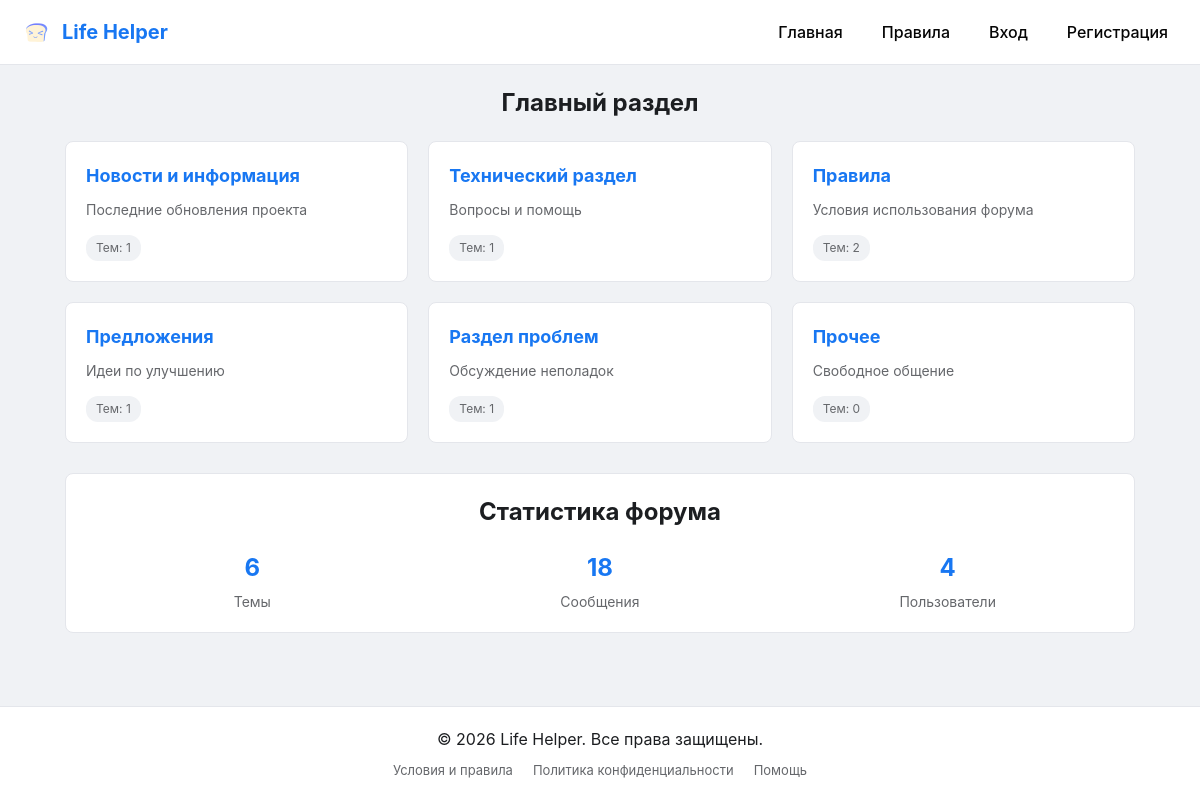
The page / on the database its author committed.
### tables this page shows
CREATE TABLE forums (id INTEGER PRIMARY KEY, name TEXT, description TEXT);

### app.py (the view)
@app.route('/')
def index():
    conn = get_db()
    stats = conn.execute('''
        SELECT (SELECT COUNT(*) FROM users) as users,
               (SELECT COUNT(*) FROM topics) as topics,
               (SELECT COUNT(*) FROM posts) as posts
    ''').fetchone()
    forums = conn.execute('''
        SELECT f.*, COUNT(t.id) as topic_count
        FROM forums f LEFT JOIN topics t ON f.id = t.forum_id
        GROUP BY f.id
    ''').fetchall()
    conn.close()
    return render_template('index.html', forums=forums, user=session.get('user'), stats=stats)

### app.py (called while the page is built)
def get_db():
    conn = sqlite3.connect(DB_PATH)
    conn.row_factory = sqlite3.Row
    return conn

### templates/index.html (shortened to what this page needs)
{% extends "base.html" %}
{% block content %}
<h1 class="page-title centered">Главный раздел</h1>
<div class="grid">
    {% for f in forums %}
    <div class="card">
        <h2><a href="/forum/{{ f.id }}">{{ f.name }}</a></h2>
        <p class="forum-desc">{{ f.description }}</p>
        <div class="forum-meta">
            <span class="meta">Тем: {{ f.topic_count }}</span>
        </div>
    </div>
    {% endfor %}
</div>
<div class="stats-section">
    <h2 class="centered">Статистика форума</h2>
    <div class="stats-grid">
        <div class="stat-item">
            <h3>{{ stats.topics }}</h3>
            <p>Темы</p>
        </div>
        <div class="stat-item">
            <h3>{{ stats.posts }}</h3>
            <p>Сообщения</p>
        </div>
        <div class="stat-item">
            <h3>{{ stats.users }}</h3>
            <p>Пользователи</p>
        </div>
    </div>
</div>
{% endblock %}

### templates/base.html (shortened to what this page needs)
<!DOCTYPE html>
<html lang="ru">
<head>
    <link rel="stylesheet" href="{{ url_for('static', filename='style.css') }}">
</head>
<body>
    <nav>
        <a href="/" class="logo">
            <img src="{{ url_for('static', filename='images/logo.png') }}" alt="Life Helper" class="logo-img">
            <span>Life Helper</span>
        </a>
        <div class="nav-links">
            <a href="/">Главная</a>
            <a href="/forum/3">Правила</a>
            {% if user %}
                <span>👤 {{ user }}</span>
                <a href="/logout">Выйти</a>
            {% else %}
                <a href="/login">Вход</a>
                <a href="/register">Регистрация</a>
            {% endif %}
        </div>
    </nav>
    <main>
        {% block content %}{% endblock %}
    </main>
    <footer>
        <p>© 2026 Life Helper. Все права защищены.</p>
        <div class="footer-links">
            <a href="/forum/3">Условия и правила</a>
            <a href="/privacy">Политика конфиденциальности</a>
            <a href="#">Помощь</a>
        </div>
    </footer>
</body>
</html>

### static/style.css (style rules this page uses)
* { margin: 0; padding: 0; box-sizing: border-box; }
body { font-family: -apple-system, BlinkMacSystemFont, 'Segoe UI', Roboto, Oxygen, Ubuntu, Cantarell, sans-serif; background-color: #f0f2f5; color: #1c1e21; line-height: 1.5; min-height: 100vh; display: flex; flex-direction: column; }
nav { background: #ffffff; border-bottom: 1px solid #e4e6eb; padding: 12px 20px; display: flex; justify-content: space-between; align-items: center; position: sticky; top: 0; z-index: 1000; }
.logo { display: flex; align-items: center; gap: 10px; text-decoration: none; color: #1877f2; font-size: 20px; font-weight: bold; }
.logo-img { width: 32px; height: 32px; border-radius: 6px; }
.nav-links { display: flex; gap: 15px; align-items: center; }
.nav-links a { color: #050505; text-decoration: none; font-weight: 500; padding: 8px 12px; border-radius: 6px; transition: background 0.2s; }
main { flex: 1; max-width: 1100px; width: 100%; margin: 20px auto; padding: 0 15px; }
.page-title { font-size: 24px; margin-bottom: 20px; text-align: center; }
.centered { text-align: center; }
.grid { display: grid; grid-template-columns: repeat(auto-fill, minmax(300px, 1fr)); gap: 20px; margin-bottom: 30px; }
.card { background: #ffffff; border: 1px solid #e4e6eb; border-radius: 8px; padding: 20px; transition: transform 0.2s, box-shadow 0.2s; }
.card h2 { margin-bottom: 10px; font-size: 18px; }
.card h2 a { color: #1877f2; text-decoration: none; }
.forum-desc { color: #65676b; font-size: 14px; margin-bottom: 15px; }
.forum-meta { display: flex; gap: 8px; flex-wrap: wrap; }
.meta { background: #f0f2f5; padding: 4px 10px; border-radius: 12px; font-size: 12px; color: #65676b; }
.stats-section { background: #ffffff; border: 1px solid #e4e6eb; border-radius: 8px; padding: 20px; margin-top: 20px; }
.stats-section h2 { margin-bottom: 20px; }
.stats-grid { display: grid; grid-template-columns: repeat(auto-fit, minmax(200px, 1fr)); gap: 15px; text-align: center; }
.stat-item h3 { font-size: 24px; color: #1877f2; margin-bottom: 5px; }
.stat-item p { color: #65676b; font-size: 14px; }
footer { background: #ffffff; border-top: 1px solid #e4e6eb; padding: 20px; margin-top: auto; text-align: center; }
.footer-links { display: flex; justify-content: center; gap: 20px; margin-top: 10px; }
.footer-links a { color: #65676b; text-decoration: none; font-size: 13px; }

### rows shown on the page
forums: name "Новости и информация", description "Последние обновления проекта", topic_count "1"
forums: name "Технический раздел", description "Вопросы и помощь", topic_count "1"
forums: name "Правила", description "Условия использования форума", topic_count "2"
forums: name "Предложения", description "Идеи по улучшению", topic_count "1"
forums: name "Раздел проблем", description "Обсуждение неполадок", topic_count "1"
forums: name "Прочее", description "Свободное общение", topic_count "0"

### other values the page prints
{{ stats.topics }} "6"
{{ stats.posts }} "18"
{{ stats.users }} "4"
